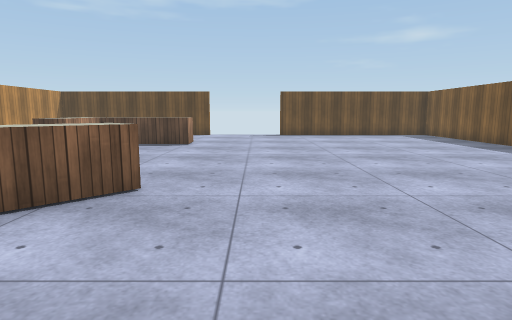
View 1 (above)

15 first-person views from a walk through a 3-D level made in the Unity game engine. The camera is 1.2 m above the floor, tilts 8° down and sees 75° across. The floor is counted in squares, 1 m on a side. Each view is taken from the middle of a square. On the plan, view 1 faces up. The plan holds only what a view shows up to about 14 squares ahead; the rest is blank. Surface patterns are stand-ins for the level's own textures.

View 2
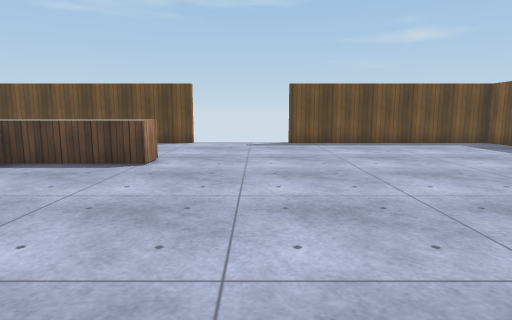

View 3
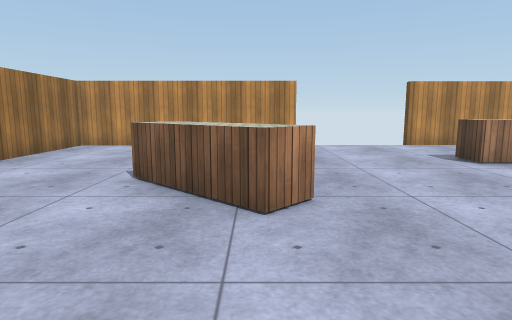

View 4
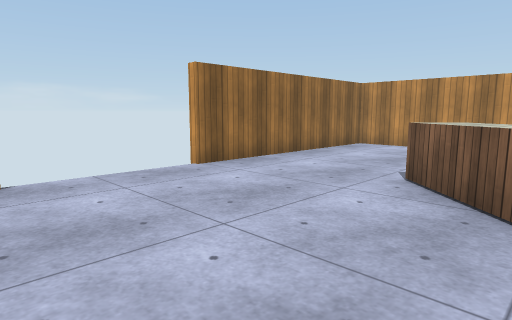

View 5
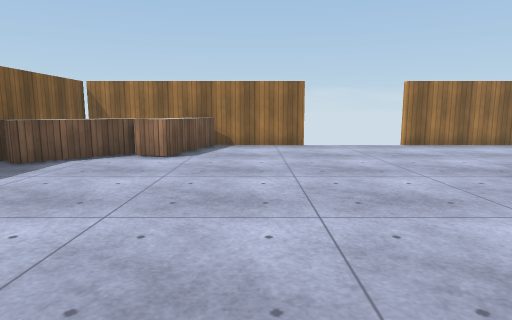

View 6
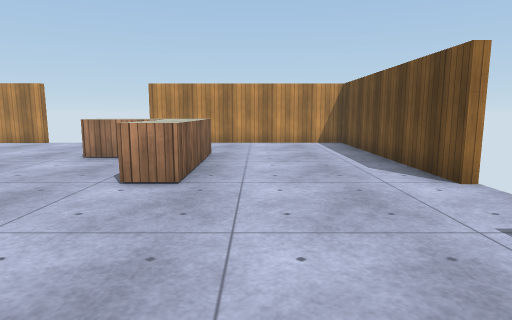

View 7
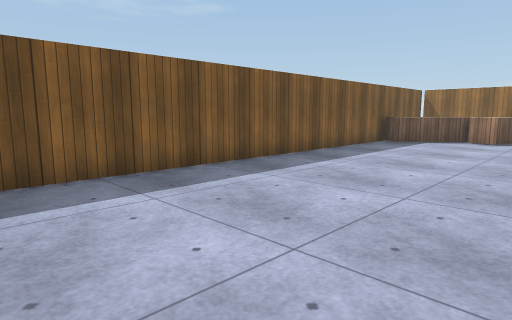

View 8
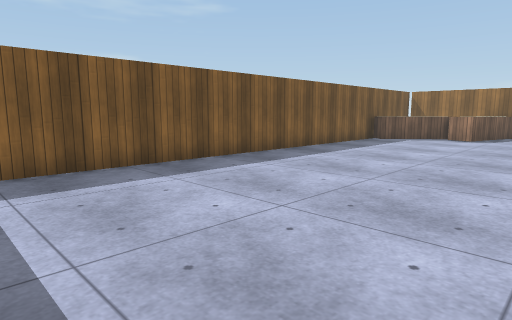

View 9
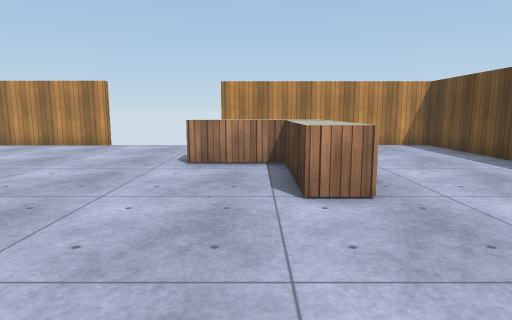

View 10
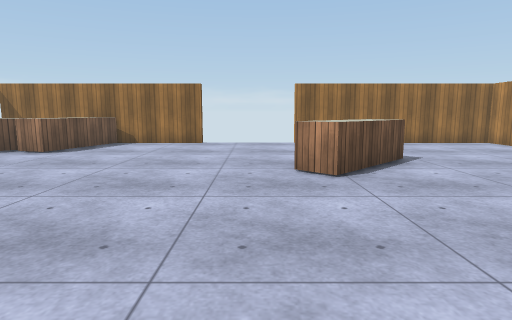

View 11
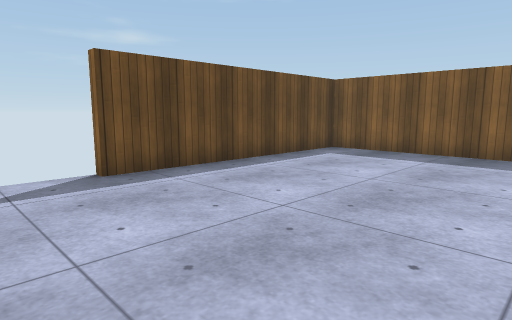

View 12
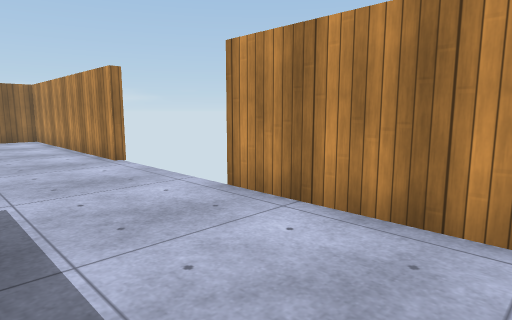

View 13
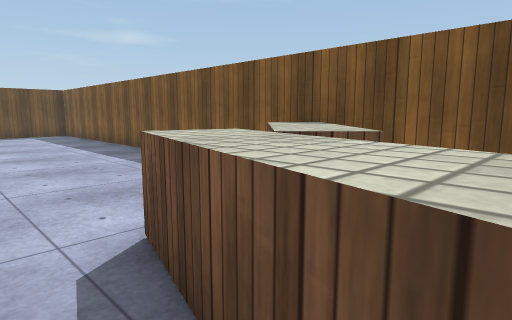

View 14
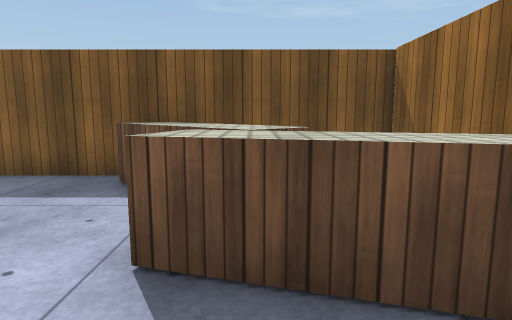

View 15
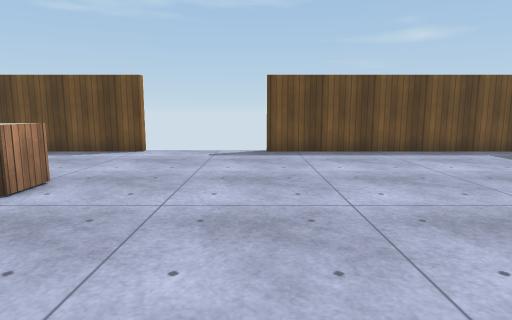

### Floor plan
Key: @ floor where view 1 was taken; # wall or solid block; x gap in a wall; . floor; = window, fence, low wall or low ledge; ^ raised ledge.
Columns run from 11 left of view 1 to 10 right of it. Each row starts with its distance up from view 1.
 19 #########    #########
 18 #....................#
 17 #....................#
 16 #....................#
 15 #....................#
 14 #....................#
 13 #...^^^^^............#
 12 #...^^...............#
 11 x...^^...............#
 10  ....................#
  9  ....................#
  8  ....................#
  7  ....................#
  6 #.......=............#
  5 #.......^^...........#
  4 #......^^............#
  3 #.....=^...........^=#
  2 #................^^^^#
  1 #...............^^^^##
  0 #..........@....^^= ##
 -1 #...............^.  #
 -2 #########   x########

Where each view was taken, in squares from view 1:
view 1: 0 up, 0 right, facing up
view 2: 5 up, 0 right, facing up
view 3: 5 up, 2 right, facing left
view 4: 5 up, 2 right, facing down-left
view 5: 11 up, 3 right, facing down
view 6: 15 up, 3 right, facing left
view 7: 17 up, 3 right, facing down-right
view 8: 18 up, 2 right, facing down-right
view 9: 12 up, 2 right, facing left
view 10: 12 up, 1 left, facing down
view 11: 12 up, 1 left, facing up-right
view 12: 15 up, 7 left, facing down-left
view 13: 1 down, 4 right, facing up-right
view 14: 1 up, 3 right, facing right
view 15: 8 up, 1 right, facing up
